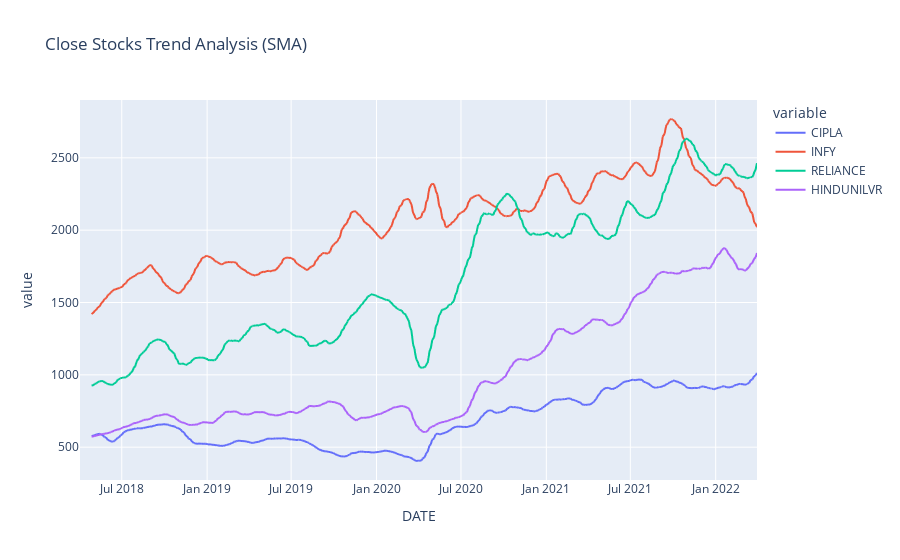

Here is the notebook cell this chart was saved with:
### Code cell
close_comp_plot=px.line(x='DATE',y=['CIPLA','INFY','RELIANCE','HINDUNILVR'],data_frame=close_comp,title="Close Stocks Trend Analysis (SMA)")
close_comp_plot.show()

### Figure 1 — Plotly figure (JSON) as saved in the notebook; plotly's stock layout.template omitted (floating-point values rounded to 4 significant figures; data arrays with more than 128 entries replaced by an {"elided": "..."} marker saying what was removed)
{"data": [{"hovertemplate": "variable=CIPLA<br>DATE=%{x}<br>value=%{y}<extra></extra>", "legendgroup": "CIPLA", "line": {"color": "#636efa", "dash": "solid"}, "marker": {"symbol": "circle"}, "mode": "lines", "name": "CIPLA", "showlegend": true, "type": "scattergl", "x": {"elided": "989 str values"}, "xaxis": "x", "y": {"elided": "989 float values"}, "yaxis": "y"}, {"hovertemplate": "variable=INFY<br>DATE=%{x}<br>value=%{y}<extra></extra>", "legendgroup": "INFY", "line": {"color": "#EF553B", "dash": "solid"}, "marker": {"symbol": "circle"}, "mode": "lines", "name": "INFY", "showlegend": true, "type": "scattergl", "x": {"elided": "989 str values"}, "xaxis": "x", "y": {"elided": "989 float values"}, "yaxis": "y"}, {"hovertemplate": "variable=RELIANCE<br>DATE=%{x}<br>value=%{y}<extra></extra>", "legendgroup": "RELIANCE", "line": {"color": "#00cc96", "dash": "solid"}, "marker": {"symbol": "circle"}, "mode": "lines", "name": "RELIANCE", "showlegend": true, "type": "scattergl", "x": {"elided": "989 str values"}, "xaxis": "x", "y": {"elided": "989 float values"}, "yaxis": "y"}, {"hovertemplate": "variable=HINDUNILVR<br>DATE=%{x}<br>value=%{y}<extra></extra>", "legendgroup": "HINDUNILVR", "line": {"color": "#ab63fa", "dash": "solid"}, "marker": {"symbol": "circle"}, "mode": "lines", "name": "HINDUNILVR", "showlegend": true, "type": "scattergl", "x": {"elided": "989 str values"}, "xaxis": "x", "y": {"elided": "989 float values"}, "yaxis": "y"}], "layout": {"legend": {"title": {"text": "variable"}, "tracegroupgap": 0}, "title": {"text": "Close Stocks Trend Analysis (SMA)"}, "xaxis": {"anchor": "y", "domain": [0, 1], "title": {"text": "DATE"}}, "yaxis": {"anchor": "x", "domain": [0, 1], "title": {"text": "value"}}}}
